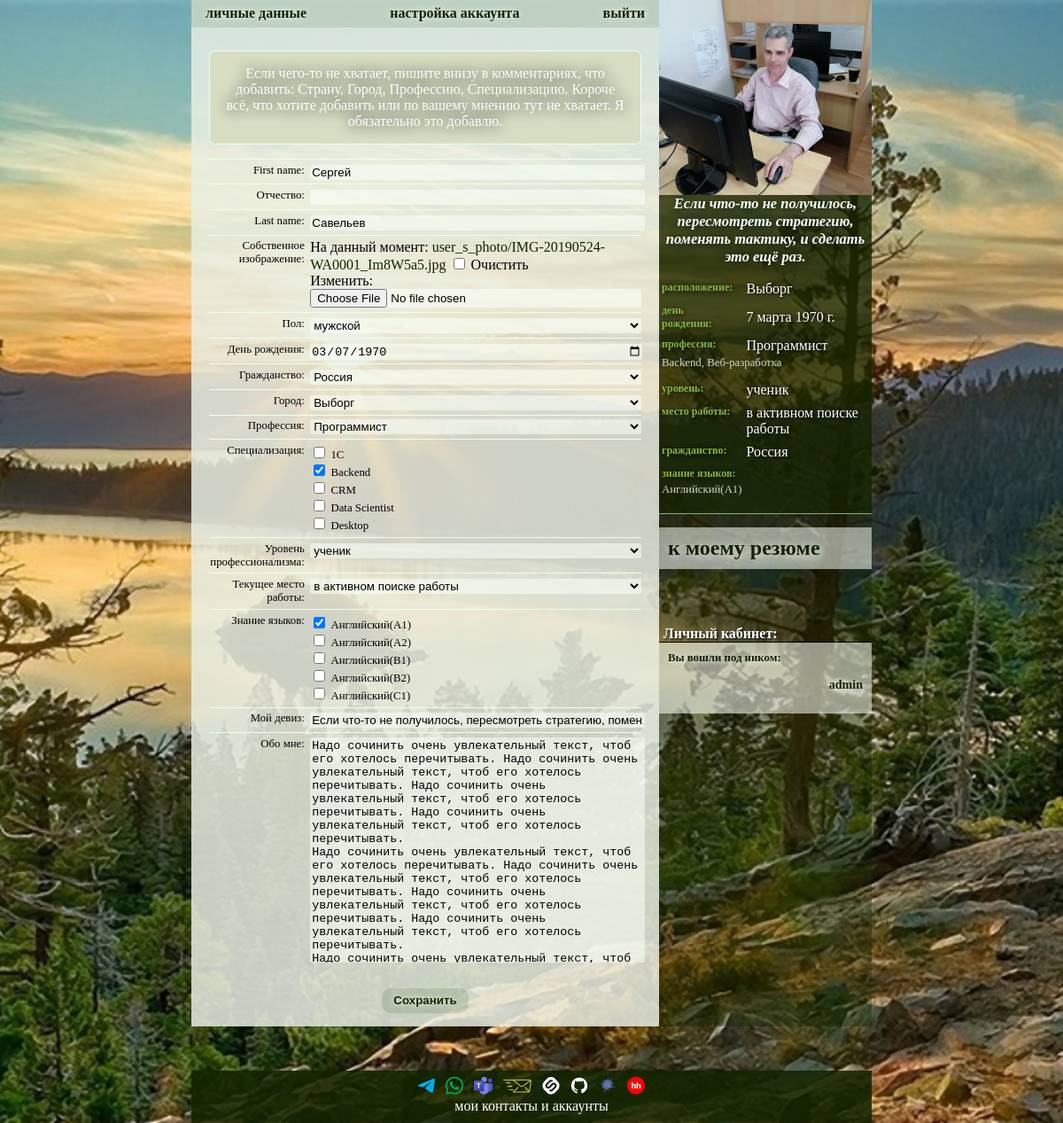
The page /update (signed in) on the database as committed earlier.
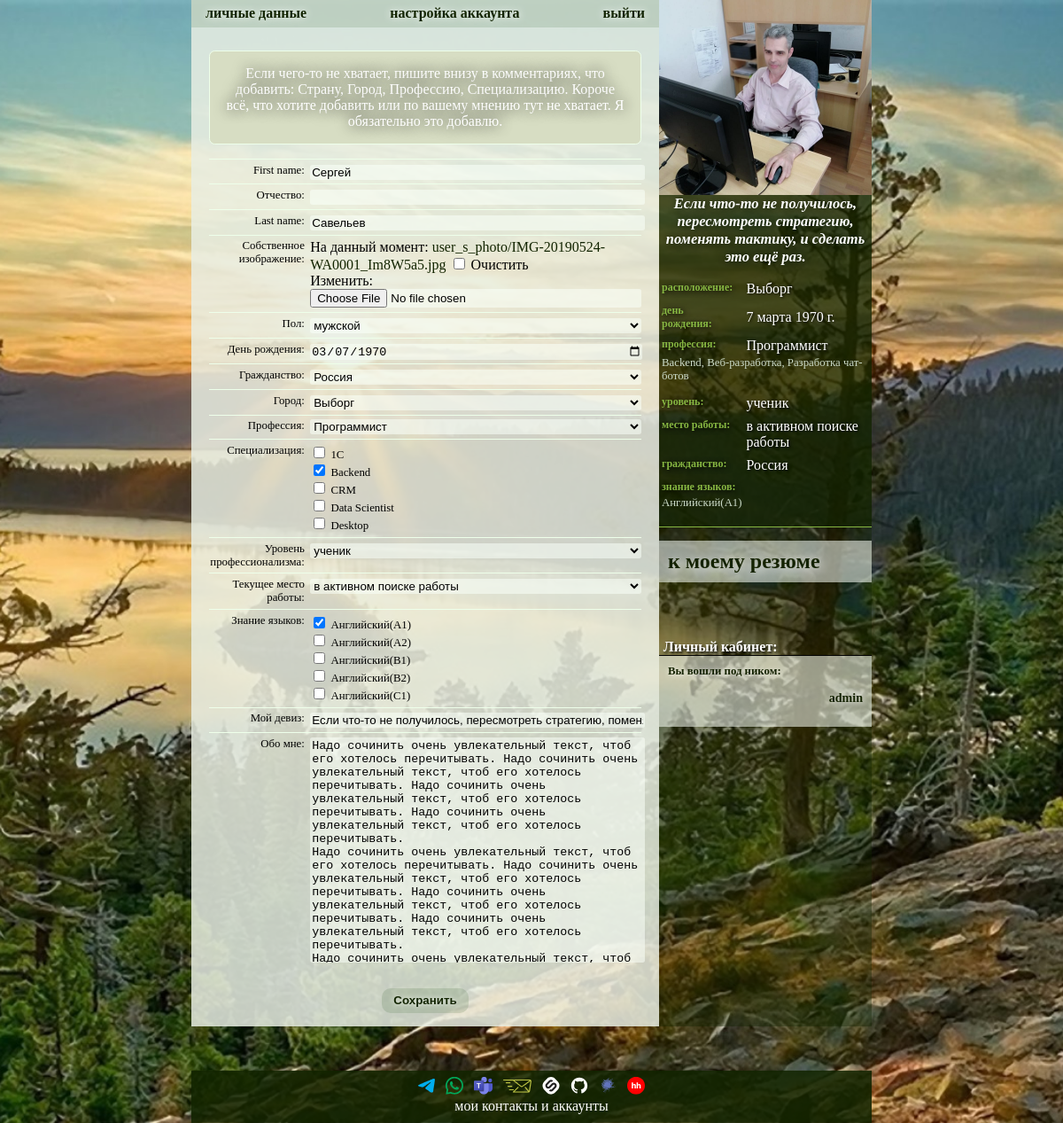
The same page on the database as committed later.
### new/models.py (models this page shows)
class MyUser(AbstractUser):
    PROFESSIONAL_LEVELS = {
        "": "— Нет никакого —",
        "LR": "ученик",
        "BR": "начинающий",
        "LL": "небольшой опыт",
        "EX": "опыт есть",
        "PR": "профессионал",
        "SP": "супер-профессионал",
        "HB": "хобби",
    }
    BIOLOGICAL_SEX = {
        "": "— Не выбран —",
        "F": "женский",
        "M": "мужской"
    }
    photo = models.ImageField(
        "Собственное изображение",
        upload_to="user_s_photo/",
        null=True,
        blank=True,
    )
    biological_sex = models.CharField(
        max_length=1,
        choices=BIOLOGICAL_SEX,
        null=True,
        blank=True,
        verbose_name="Пол",
    )
    patronymic = models.CharField(max_length=100, verbose_name="Отчество", null=True, blank=True)
    birthday = models.DateField(null=True, blank=True, verbose_name="День рождения")
    citizenship = models.ForeignKey(
        CountryOfConsignment, on_delete=models.SET_NULL, null=True, blank=True, verbose_name="Гражданство"
    )
    city = models.ForeignKey(City, on_delete=models.SET_NULL, null=True, blank=True, verbose_name="Город")
    profession = models.ForeignKey(
        Profession, on_delete=models.SET_NULL, null=True, blank=True, verbose_name="Профессия"
    )
    specialization_professions = models.ManyToManyField(
        SupplementProfession,
        blank=True,
        related_name="supplement_user",
        verbose_name="Специализация",
    )
    the_level_of_professionalism = models.CharField(
        max_length=2,
        choices=PROFESSIONAL_LEVELS,
        null=True,
        blank=True,
        verbose_name="Уровень профессионализма",
    )
    job = models.ForeignKey(
        Organization,
        on_delete=models.SET_NULL,
        null=True,
        blank=True,
        verbose_name="Текущее место работы",
    )
    languages = models.ManyToManyField(
        Language,
        blank=True,
        related_name="knowledge_of_foreign_languages",
        verbose_name="Знание языков",
    )
    motto = models.CharField(max_length=1000, verbose_name="Мой девиз", null=True, blank=True)
    about_me = models.TextField(verbose_name="Обо мне", null=True, blank=True)

class SupplementProfession(models.Model):
    name = models.CharField(max_length=100, unique=True, verbose_name="Наименование")
    class Meta:
        ordering = ["name"]
        verbose_name = "Специализация"
        verbose_name_plural = "Специализации"
    def __str__(self):
        return self.name

class City(models.Model):
    name = models.CharField(max_length=100, unique=True, verbose_name="Название")
    class Meta:
        ordering = ["name"]
        verbose_name = "Название города"
        verbose_name_plural = "Названия городов"
    def __str__(self):
        return self.name

class Profession(models.Model):
    name = models.CharField(max_length=100, unique=True, verbose_name="Название")
    supplement_the_profession_of_the_user = models.ManyToManyField(
        SupplementProfession,
        related_name="supplement_profession"
    )
    class Meta:
        ordering = ["name"]
        verbose_name = "Профессия"
        verbose_name_plural = "Профессии"
    def __str__(self):
        return self.name

class Organization(models.Model):
    name = models.CharField(max_length=100, unique=True, verbose_name="Название")
    city = models.ForeignKey(City, on_delete=models.SET_NULL, null=True, blank=True, verbose_name="Город")
    class Meta:
        ordering = ["name"]
        verbose_name = "Организация"
        verbose_name_plural = "Организации"
    def __str__(self):
        return self.name

class CountryOfConsignment(models.Model):
    name = models.CharField(max_length=100, unique=True, verbose_name="Название")
    state_flag = models.ImageField("Государственный флаг", upload_to="flag/", null=True, blank=True)
    class Meta:
        ordering = ["name"]
        verbose_name = "Название страны"
        verbose_name_plural = "Названия стран"
    def __str__(self):
        return self.name

class Language(models.Model):
    LANGUAGE_LEVEL = {
        "A1": "начальный",
        "A2": "элементарный",
        "B1": "средний",
        "B2": "выше среднего",
        "C1": "продвинутый",
        "C2": "профессиональный",
    }
    name = models.CharField(max_length=100, verbose_name="Язык")
    level = models.CharField(
        max_length=2,
        choices=LANGUAGE_LEVEL,
        verbose_name="уровень",
        default="A1"
    )
    class Meta:
        ordering = ["name"]
        verbose_name = "Иностранный язык"
        verbose_name_plural = "Иностранные языки"
    def __str__(self):
        return f"{self.name}({self.level})"

### new/views.py (the view)
class UpdateIndividual(UpdateView):
    model = MyUser
    form_class = UpdateIndividualForm
    template_name = "new/individual_information_update.html"
    success_url = reverse_lazy("редактировать личные данные")
    @method_decorator(login_required)
    def dispatch(self, request, *args, **kwargs):
        return super().dispatch(request, *args, **kwargs)
    def get_object(self, queryset=None):
        return self.request.user

### new/forms.py
class UpdateIndividualForm(ModelForm):
    birthday = DateField(
        widget=DateInput(
            attrs={'type': 'date'},
            format='%Y-%m-%d'
        ),
        required=False,
        label="День рождения"
    )
    class Meta:
        model = MyUser
        fields = [
            "first_name",
            "patronymic",
            "last_name",
            "photo",
            "biological_sex",
            "birthday",
            "citizenship",
            "city",
            "profession",
            "specialization_professions",
            "the_level_of_professionalism",
            "job",
            "languages",
            "motto",
            "about_me",
        ]
        widgets = {
            'specialization_professions': CheckboxSelectMultiple,
            'languages': CheckboxSelectMultiple,
        }
    def __init__(self, *args, **kwargs):
        super().__init__(*args, **kwargs)
        self.fields['citizenship'].empty_label = '— Не выбрано —'
        self.fields['city'].empty_label = '— Не выбран —'
        self.fields['profession'].empty_label = '— Не выбрана —'
        self.fields['job'].empty_label = '— Не указано —'

### new/templates/new/individual_information_update.html (shortened to what this page needs)
{%extends 'base.html'%}
{% block body %}
<p style="
            color: #fff;
            border: 0.1em solid #eeffea;
            padding: 1em;
            border-radius: 0.4em;
            background: #d7ddc3;
            text-shadow: 0.01em 0.01em 1em black;
            ">
    Если чего-то не хватает, пишите внизу в комментариях, что добавить: Страну, Город, Профессию, Специализацию.
    Короче всё, что хотите добавить или по вашему мнению тут не хватает. Я обязательно это добавлю.
</p>
    <form method="POST" enctype="multipart/form-data">
        {% for field in form %}
            <div class="edition_table">
                <div class="edition_table_left">{{ field.label_tag }}</div>
                <div class="edition_table_right
                {% if field.name in '[specialization_professions, languages]' %} rollUp {% endif %}"
                >
                    {{ field }}
                </div>
            </div>
        {% endfor %}
        <button type="submit">Сохранить</button>
    </form>
{% endblock body %}

### new/templates/new/main_info.html
{% load static %}
{% if myuser %}
	<div class="photo">{% if myuser.photo %}
		<a href="/{{ myuser.id }}">
			<img
					src="{% static ''|add:myuser.photo.url %}"
					alt="Личная фотография"
			>
		</a>
		{% else %}
		<img
				src="{% static 'images/user_s_photo/default.jpg' %}"
				alt="Фото по умолчанию"
		>
		{% endif %}
	</div>
	<div class="motto">
		{% if myuser.motto %}
			{{ myuser.motto }}
		{% else %}
			у пользователя нет девиза
		{% endif %}
	</div>
	<table class="ind_info">
		<tbody class="tbl_info">
			{% if myuser.city %}
			<tr>
				<td class="left_column">расположение:</td>
				<td class="right_column">{{ myuser.city }}</td>
			</tr>
			{% endif %}
			{% if myuser.birthday %}
			<tr>
				<td class="left_column">день рождения:</td>
				<td class="right_column">{{ myuser.birthday }}</td>
			</tr>
			{% endif %}
			{% if myuser.profession %}
			<tr>
				<td class="left_column">профессия:</td>
				<td class="right_column">{{ myuser.profession }}</td>
			</tr>
			{% endif %}
            {% if myuser.profession %}
                {% if myuser.specialization_professions %}
                    <tr>
                        <td colspan="2" class="uni_cells">
                            {{ myuser.specialization_professions.all|join:", " }}
                        </td>
                    </tr>
                {% endif %}
            {% endif %}
			{% if myuser.get_the_level_of_professionalism_display %}
			<tr>
				<td class="left_column">уровень:</td>
				<td class="right_column">{{ myuser.get_the_level_of_professionalism_display }}</td>
			</tr>
			{% endif %}
			{% if myuser.job %}
			<tr>
				<td class="left_column">место работы:</td>
				<td class="right_column">{{ myuser.job }}</td>
			</tr>
			{% endif %}
			{% if myuser.citizenship %}
			<tr>
				<td class="left_column">гражданство:</td>
				<td class="right_column">{{ myuser.citizenship }}</td>
			</tr>
			{% endif %}
			{% if myuser.languages.all %}
			<tr>
				<td colspan="2" class="left_column">знание языков:</td>
			</tr>
			<tr>
				<td colspan="2" class="uni_cells">
					{{ myuser.languages.all|join:", " }}
				</td>
			</tr>
			{% endif %}
		</tbody>
	</table>
{% endif %}

### templates/includes/menu.html (shortened to what this page needs)
{% if "/1" not in request.path %}
	<a href="/1"><div class="menu_item">к моему резюме</div></a>
{% endif %}
{% if user.is_authenticated %}
<p>Личный кабинет:</p>
<a href="{% url 'отобразить личные данные' user.id %}">
	<div class="menu_item menu_item_accounts">Вы вошли под ником: <p>{{user}}</p></div>
</a>
{% else %}
<a href="/accounts/">
	<div class="menu_item menu_item_accounts">Войти в личный кабинет</div>
</a>
{% endif %}

Rows that differ between the two databases and show on the page:
changed MyUser "ученик": specialization_professions.all "Backend, Веб-разработка" → "Backend, Веб-разработка, Разработка чат-ботов"
